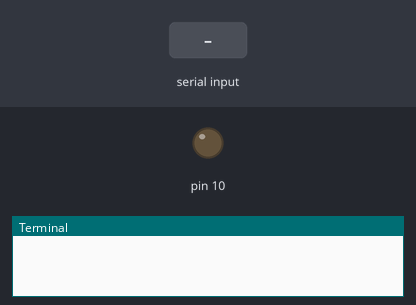
A program run on a simulated Raspberry Pi (header pin numbers). Shown: output pins drawn as LEDs (lit = HIGH), the last lines printed to the terminal. The inputs (shaded band) are chosen by the test bench.

Above: at 1.2 s.
1.3 s: "1" typed at the terminal, then Enter
At 1.7 s:
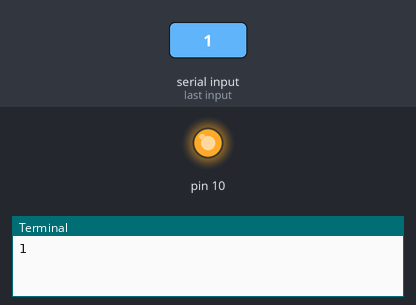
2.8 s: "0" typed at the terminal, then Enter
At 4.0 s:
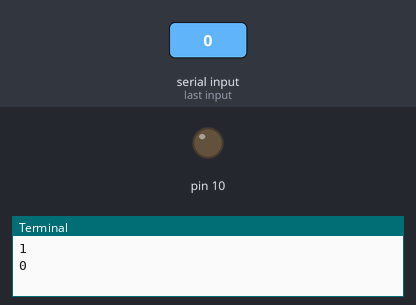
Timing chart, 0 to 5.8 s (numbered marks = the images above; inputs shaded):
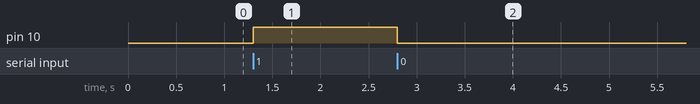

The program:

raspi-ex1-3-61901288.py
```python
"""
発展1: コンソール入力によるLEDの明滅

演習1を参考にして、実行したらコンソール入力を待ち、0が入力されたらLEDを消灯させ、1が入力されたらLEDを点灯させ、それ以外の場合は何もしない処理を3回行ったら終了するプログラムを作成せよ
実行終了後のLEDの状態は気にしなくて良い
回路は演習1と同じものを使うとして、ピンの番号の選択には気をつけること
"""

import RPi.GPIO  # GPIOを扱うためのライブラリを読み込み
import time

RPi.GPIO.setmode(RPi.GPIO.BOARD)
RPi.GPIO.setup(10, RPi.GPIO.OUT)

for i in range(3):
    x = input()
    if x == "0":
        RPi.GPIO.output(10, RPi.GPIO.LOW)
    elif x == "1":
        RPi.GPIO.output(10, RPi.GPIO.HIGH)

RPi.GPIO.cleanup()
```

Measured:
- after the input at 1.3 s, pin 10: LOW → HIGH at once
- after the input at 2.8 s, pin 10: HIGH → LOW at once
